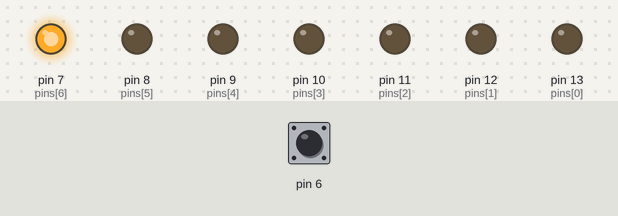
A sketch run on a simulated Arduino Uno, built with avr-gcc and run on an emulated ATmega328P. On the bench: output pins drawn as LEDs (lit = HIGH). The inputs (shaded band) are chosen by the test bench; at power-on: pin 6 HIGH.

Above: at 0.1 s.
At 6.9 s:
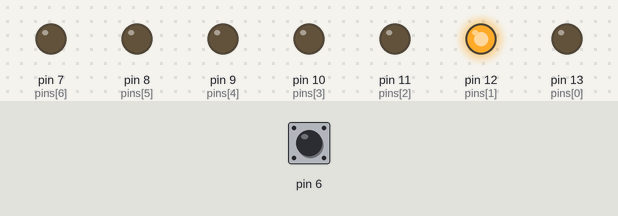
7.0 s: pin 6 pulled LOW for 3.2 s
At 8.2 s:
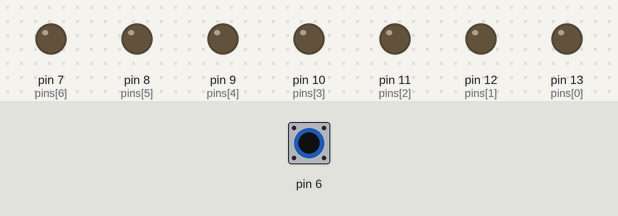
Timing chart, 0 to 27.6 s (numbered marks = the images above; inputs shaded):
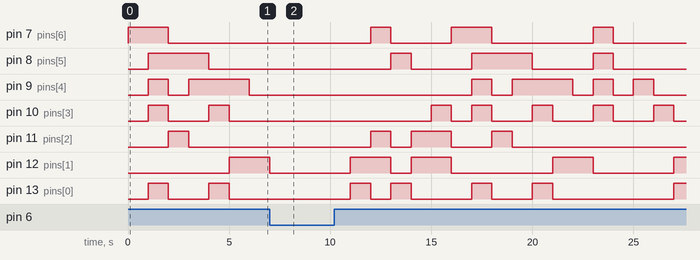

The sketch:

7segWithBtn.ino
```cpp
// C++ code
//
byte pins[7]={13,12,11,10,9,8,7};
byte btn;
byte show[16][7]={
  {0,0,0,0,0,0,1},
  {1,0,0,1,1,1,1},
  {0,0,1,0,0,1,0},
  {0,0,0,0,1,1,0},
  {1,0,0,1,1,0,0},
  {0,1,0,0,1,0,0},
  {0,1,0,0,0,0,0},
  {0,0,0,1,1,1,1},
  {0,0,0,0,0,0,0},
  {0,0,0,0,1,0,0},
  {0,0,0,1,0,0,0},
  {1,1,0,0,0,0,0},
  {0,1,1,0,0,0,1},
  {1,0,0,0,0,1,0},
  {0,1,1,0,0,0,0},
  {0,1,1,1,0,0,0}
};
void setup()
{ for(byte i=0;i<7;i++){
     pinMode(pins[i],OUTPUT);
  }

    pinMode(6, INPUT_PULLUP);
}

void loop()
{
  for(byte i=0;i<16;i++){btn = digitalRead(6);
   for(byte j=0;j<7;j++){
    if(btn == LOW){
       digitalWrite(pins[j], show[16][7]);
      }
     else{
     digitalWrite(pins[j], show[i][j]);
     }
   }

   delay(1000); // Wait for 1000 millisecond(s)

  }


}
```
